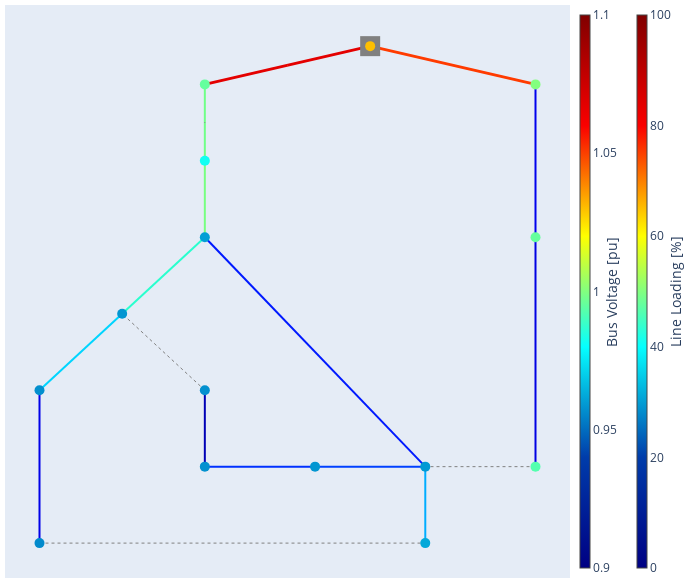

The notebook cell saved with this chart:
### Code cell
pp.runopp(net)
pf_res_plotly(net, auto_open=False, aspectratio=(1.2,1))

### Figure 1 — Plotly figure (JSON) as saved in the notebook; plotly's stock layout.template omitted (floating-point values rounded to 4 significant figures)
{"data": [{"hoverinfo": "text", "legendgroup": "lines", "line": {"color": "rgb(112.09677419354837,255.0,134.6774193548387)", "dash": "solid", "width": 2}, "mode": "lines", "name": "lines", "showlegend": true, "text": "Line 1-2<br />I = 48.495 %<br />I_from = 0.07 kA<br />I_to = 0.07 kA<br />", "type": "scatter", "x": [4, 4, 4], "y": [15, 14, 13]}, {"hoverinfo": "text", "legendgroup": "lines", "line": {"color": "rgb(118.54838709677418,255.0,128.22580645161293)", "dash": "solid", "width": 2}, "mode": "lines", "name": "lines", "showlegend": false, "text": "Line 2-3<br />I = 49.303 %<br />I_from = 0.07 kA<br />I_to = 0.071 kA<br />", "type": "scatter", "x": [4, 4, 4], "y": [13, 12, 11]}, {"hoverinfo": "text", "legendgroup": "lines", "line": {"color": "rgb(41.129032258064505,255.0,205.6451612903226)", "dash": "solid", "width": 2}, "mode": "lines", "name": "lines", "showlegend": false, "text": "Line 3-4<br />I = 40.057 %<br />I_from = 0.058 kA<br />I_to = 0.058 kA<br />", "type": "scatter", "x": [4, 3.25, 2.5], "y": [11, 10, 9]}, {"hoverinfo": "text", "legendgroup": "lines", "line": {"color": "rgb(0.0,212.5,255.0)", "dash": "solid", "width": 2}, "mode": "lines", "name": "lines", "showlegend": false, "text": "Line 4-5<br />I = 33.374 %<br />I_from = 0.048 kA<br />I_to = 0.048 kA<br />", "type": "scatter", "x": [2.5, 1.75, 1], "y": [9, 8, 7]}, {"hoverinfo": "text", "legendgroup": "lines", "line": {"color": "rgb(0.0,0.0,232.04545454545453)", "dash": "solid", "width": 2}, "mode": "lines", "name": "lines", "showlegend": false, "text": "Line 5-6<br />I = 9.053 %<br />I_from = 0.013 kA<br />I_to = 0.013 kA<br />", "type": "scatter", "x": [1, 1, 1], "y": [7, 5, 3]}, {"hoverinfo": "text", "legendgroup": "lines", "line": {"color": "rgb(0.0,172.5,255.0)", "dash": "solid", "width": 2}, "mode": "lines", "name": "lines", "showlegend": false, "text": "Line 7-8<br />I = 29.472 %<br />I_from = 0.043 kA<br />I_to = 0.043 kA<br />", "type": "scatter", "x": [8, 8, 8], "y": [3, 4, 5]}, {"hoverinfo": "text", "legendgroup": "lines", "line": {"color": "rgb(0.0,64.5,255.0)", "dash": "solid", "width": 2}, "mode": "lines", "name": "lines", "showlegend": false, "text": "Line 8-9<br />I = 18.786 %<br />I_from = 0.027 kA<br />I_to = 0.027 kA<br />", "type": "scatter", "x": [8, 7, 6], "y": [5, 5, 5]}, {"hoverinfo": "text", "legendgroup": "lines", "line": {"color": "rgb(0.0,48.5,255.0)", "dash": "solid", "width": 2}, "mode": "lines", "name": "lines", "showlegend": false, "text": "Line 9-10<br />I = 17.345 %<br />I_from = 0.025 kA<br />I_to = 0.025 kA<br />", "type": "scatter", "x": [6, 5, 4], "y": [5, 5, 5]}, {"hoverinfo": "text", "legendgroup": "lines", "line": {"color": "rgb(0.0,0.0,182.04545454545453)", "dash": "solid", "width": 2}, "mode": "lines", "name": "lines", "showlegend": false, "text": "Line 10-11<br />I = 4.751 %<br />I_from = 0.007 kA<br />I_to = 0.007 kA<br />", "type": "scatter", "x": [4, 4, 4], "y": [5, 6, 7]}, {"hoverinfo": "text", "legendgroup": "lines", "line": {"color": "rgb(0.0,24.5,255.0)", "dash": "solid", "width": 2}, "mode": "lines", "name": "lines", "showlegend": false, "text": "Line 3-8<br />I = 14.989 %<br />I_from = 0.021 kA<br />I_to = 0.022 kA<br />", "type": "scatter", "x": [4, 6, 8], "y": [11, 8, 5]}, {"hoverinfo": "text", "legendgroup": "lines", "line": {"color": "rgb(0.0,0.0,236.59090909090907)", "dash": "solid", "width": 2}, "mode": "lines", "name": "lines", "showlegend": false, "text": "Line 12-13<br />I = 9.476 %<br />I_from = 0.018 kA<br />I_to = 0.018 kA<br />", "type": "scatter", "x": [10, 10, 10], "y": [15, 13, 11]}, {"hoverinfo": "text", "legendgroup": "lines", "line": {"color": "rgb(0.0,0.0,227.49999999999997)", "dash": "solid", "width": 2}, "mode": "lines", "name": "lines", "showlegend": false, "text": "Line 13-14<br />I = 8.909 %<br />I_from = 0.017 kA<br />I_to = 0.017 kA<br />", "type": "scatter", "x": [10, 10, 10], "y": [11, 8, 5]}, {"marker": {"cmax": 100, "cmin": 0, "color": "rgb(255,255,255)", "colorbar": {"thickness": 10, "title": {"side": "right", "text": "Line Loading [%]"}, "x": 1.1}, "colorscale": [[0, "rgb(0,0,131)"], [0.2, "rgb(0,60,170)"], [0.4, "rgb(5,255,255)"], [0.6, "rgb(255,255,0)"], [0.8, "rgb(250,0,0)"], [1, "rgb(128,0,0)"]], "opacity": 0, "size": 0}, "mode": "markers", "type": "scatter", "x": [4], "y": [15]}, {"hoverinfo": "text", "legendgroup": "disconnected lines", "line": {"color": "rgb(128, 128, 128)", "dash": "dot", "width": 1}, "mode": "lines", "name": "disconnected branches", "showlegend": true, "text": "Line 6-7<br />I = 0.087 %<br />I_from = 0.0 kA<br />I_to = 0.0 kA<br />", "type": "scatter", "x": [1, 4.5, 8], "y": [3, 3, 3]}, {"hoverinfo": "text", "legendgroup": "disconnected lines", "line": {"color": "rgb(128, 128, 128)", "dash": "dot", "width": 1}, "mode": "lines", "name": "disconnected branches", "showlegend": false, "text": "Line 11-4<br />I = 0.177 %<br />I_from = 0.0 kA<br />I_to = 0.0 kA<br />", "type": "scatter", "x": [4, 3.25, 2.5], "y": [7, 8, 9]}, {"hoverinfo": "text", "legendgroup": "disconnected lines", "line": {"color": "rgb(128, 128, 128)", "dash": "dot", "width": 1}, "mode": "lines", "name": "disconnected branches", "showlegend": false, "text": "Line 14-8<br />I = 0.037 %<br />I_from = 0.0 kA<br />I_to = 0.0 kA<br />", "type": "scatter", "x": [10, 9, 8], "y": [5, 5, 5]}, {"hoverinfo": "text", "legendgroup": "lines", "marker": {"color": "rgb(128, 128, 128)", "size": 1, "symbol": "circle"}, "mode": "markers", "name": "edge_center", "showlegend": false, "text": ["Line 1-2<br />I = 48.495 %<br />I_from = 0.07 kA<br />I_to = 0.07 kA<br />", "Line 2-3<br />I = 49.303 %<br />I_from = 0.07 kA<br />I_to = 0.071 kA<br />", "Line 3-4<br />I = 40.057 %<br />I_from = 0.058 kA<br />I_to = 0.058 kA<br />", "Line 4-5<br />I = 33.374 %<br />I_from = 0.048 kA<br />I_to = 0.048 kA<br />", "Line 5-6<br />I = 9.053 %<br />I_from = 0.013 kA<br />I_to = 0.013 kA<br />", "Line 7-8<br />I = 29.472 %<br />I_from = 0.043 kA<br />I_to = 0.043 kA<br />", "Line 8-9<br />I = 18.786 %<br />I_from = 0.027 kA<br />I_to = 0.027 kA<br />", "Line 9-10<br />I = 17.345 %<br />I_from = 0.025 kA<br />I_to = 0.025 kA<br />", "Line 10-11<br />I = 4.751 %<br />I_from = 0.007 kA<br />I_to = 0.007 kA<br />", "Line 3-8<br />I = 14.989 %<br />I_from = 0.021 kA<br />I_to = 0.022 kA<br />", "Line 12-13<br />I = 9.476 %<br />I_from = 0.018 kA<br />I_to = 0.018 kA<br />", "Line 13-14<br />I = 8.909 %<br />I_from = 0.017 kA<br />I_to = 0.017 kA<br />", "Line 6-7<br />I = 0.087 %<br />I_from = 0.0 kA<br />I_to = 0.0 kA<br />", "Line 11-4<br />I = 0.177 %<br />I_from = 0.0 kA<br />I_to = 0.0 kA<br />", "Line 14-8<br />I = 0.037 %<br />I_from = 0.0 kA<br />I_to = 0.0 kA<br />"], "type": "scatter", "x": [4], "y": [14]}, {"hoverinfo": "text", "legendgroup": "2W transformers", "line": {"color": "rgb(227.50000000000006,0.0,0.0)", "width": 3}, "mode": "lines", "name": "2W transformers", "showlegend": true, "text": "Trafo 0-1<br />I = 91.211 %<br />I_hv = 0.06 kA<br />I_lv = 0.658 kA<br />", "type": "scatter", "x": [7, 5.5, 4], "y": [16, 15.5, 15]}, {"hoverinfo": "text", "legendgroup": "2W transformers", "line": {"color": "rgb(255.0,59.44444444444448,0.0)", "width": 3}, "mode": "lines", "name": "2W transformers", "showlegend": false, "text": "Trafo 0-12<br />I = 84.698 %<br />I_hv = 0.056 kA<br />I_lv = 0.611 kA<br />", "type": "scatter", "x": [7, 8.5, 10], "y": [16, 15.5, 15]}, {"hoverinfo": "text", "legendgroup": "2W transformers", "marker": {"color": "rgb(255.0,59.44444444444448,0.0)", "size": 1, "symbol": "circle"}, "mode": "markers", "name": "edge_center", "showlegend": false, "text": ["Trafo 0-1<br />I = 91.211 %<br />I_hv = 0.06 kA<br />I_lv = 0.658 kA<br />", "Trafo 0-12<br />I = 84.698 %<br />I_hv = 0.056 kA<br />I_lv = 0.611 kA<br />"], "type": "scatter", "x": [5.5], "y": [15.5]}, {"hoverinfo": "text", "marker": {"color": "rgb(128, 128, 128)", "size": 20, "symbol": "square"}, "mode": "markers", "name": "external_grid", "text": ["Bus 0"], "type": "scatter", "x": [7], "y": [16]}, {"hoverinfo": "text", "marker": {"cmax": 1.1, "cmin": 0.9, "color": [1.03, 0.9953, 0.9819, 0.9604, 0.9585, 0.9571, 0.9559, 0.9621, 0.9592, 0.9585, 0.9574, 0.9573, 1.0, 0.9953, 0.9926], "colorbar": {"thickness": 10, "title": {"side": "right", "text": "Bus Voltage [pu]"}, "x": 1}, "colorscale": [[0, "rgb(0,0,131)"], [0.2, "rgb(0,60,170)"], [0.4, "rgb(5,255,255)"], [0.6, "rgb(255,255,0)"], [0.8, "rgb(250,0,0)"], [1, "rgb(128,0,0)"]], "size": 10, "symbol": "circle"}, "mode": "markers", "name": "buses", "text": ["Bus 0<br />V_m = 1.03 pu<br />V_m = 226.6 kV<br />V_a = 0.0 deg", "Bus 1<br />V_m = 0.995 pu<br />V_m = 19.905 kV<br />V_a = -35.877 deg", "Bus 2<br />V_m = 0.982 pu<br />V_m = 19.637 kV<br />V_a = -36.257 deg", "Bus 3<br />V_m = 0.96 pu<br />V_m = 19.208 kV<br />V_a = -36.852 deg", "Bus 4<br />V_m = 0.958 pu<br />V_m = 19.17 kV<br />V_a = -36.965 deg", "Bus 5<br />V_m = 0.957 pu<br />V_m = 19.141 kV<br />V_a = -37.053 deg", "Bus 6<br />V_m = 0.956 pu<br />V_m = 19.118 kV<br />V_a = -37.112 deg", "Bus 7<br />V_m = 0.962 pu<br />V_m = 19.243 kV<br />V_a = -36.482 deg", "Bus 8<br />V_m = 0.959 pu<br />V_m = 19.183 kV<br />V_a = -36.751 deg", "Bus 9<br />V_m = 0.959 pu<br />V_m = 19.171 kV<br />V_a = -36.764 deg", "Bus 10<br />V_m = 0.957 pu<br />V_m = 19.149 kV<br />V_a = -36.822 deg", "Bus 11<br />V_m = 0.957 pu<br />V_m = 19.146 kV<br />V_a = -36.828 deg", "Bus 12<br />V_m = 1.0 pu<br />V_m = 20.003 kV<br />V_a = -35.487 deg", "Bus 13<br />V_m = 0.995 pu<br />V_m = 19.907 kV<br />V_a = -35.538 deg", "Bus 14<br />V_m = 0.993 pu<br />V_m = 19.851 kV<br />V_a = -35.568 deg"], "type": "scatter", "x": [7, 4, 4, 4, 2.5, 1, 1, 8, 8, 6, 4, 4, 10, 10, 10], "y": [16, 15, 13, 11, 9, 7, 3, 3, 5, 5, 5, 7, 15, 11, 5]}], "layout": {"autosize": false, "height": 583.3, "hovermode": "closest", "legend": {"itemsizing": "constant"}, "margin": {"b": 5, "l": 5, "r": 5, "t": 5}, "showlegend": false, "title": {"font": {"size": 16}}, "width": 700, "xaxis": {"showgrid": false, "showticklabels": false, "zeroline": false}, "yaxis": {"showgrid": false, "showticklabels": false, "zeroline": false}}}
